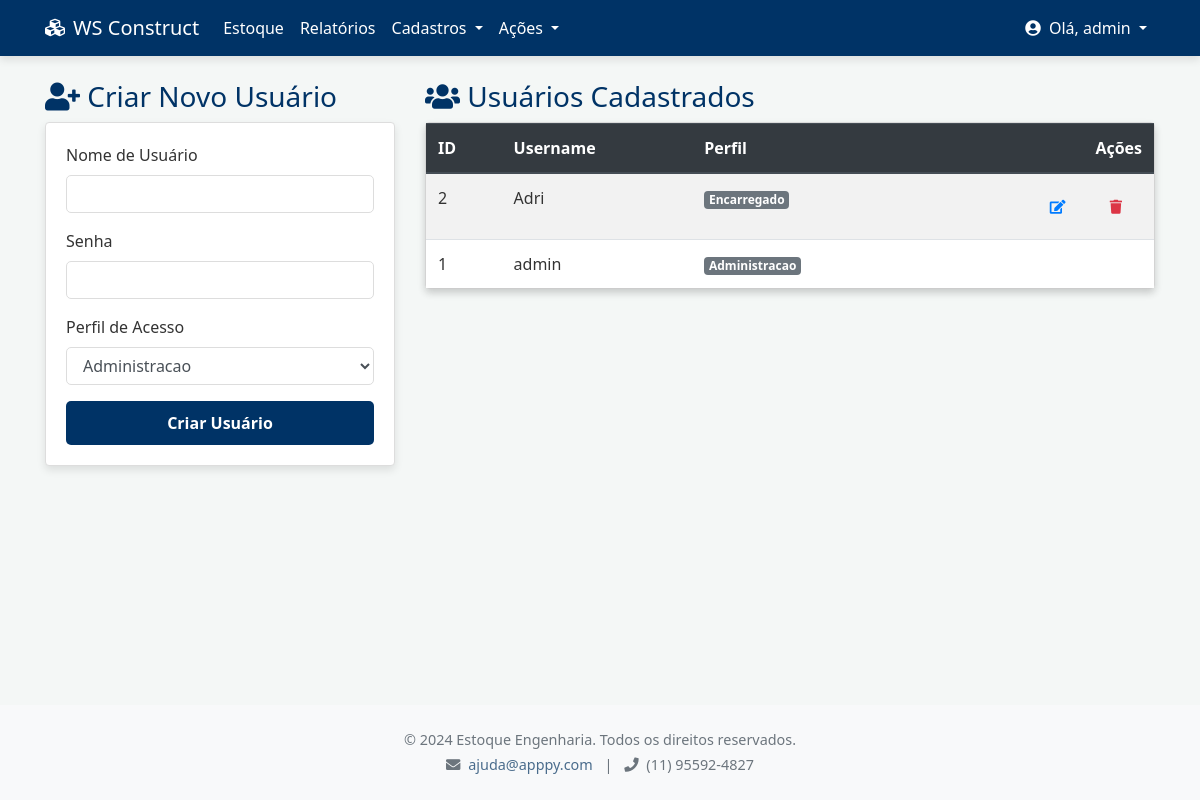
Screenshot of /admin/usuarios (signed in) with the database file from the repository.
### tables this page shows
CREATE TABLE usuarios (
        id INTEGER PRIMARY KEY AUTOINCREMENT,
        username TEXT UNIQUE NOT NULL,
        password_hash TEXT NOT NULL,
        role TEXT NOT NULL CHECK(role IN ('administracao', 'engenheiro', 'encarregado', 'comercial'))
    );

### app.py (the view, shortened to what this page needs)
@app.route('/admin/usuarios', methods=['GET', 'POST'])
def gerenciar_usuarios():
    usuario = session.get('usuario')
    if not usuario or usuario['role'] != 'administracao':
        flash("Acesso negado. Apenas administradores podem gerenciar usuários.", "danger")
        return redirect(url_for('dashboard'))
    lista_de_usuarios = auth.listar_usuarios()
    perfis_disponiveis = auth.PERMISSOES.keys()
    return render_template('admin_usuarios.html', usuario=usuario, usuarios=lista_de_usuarios, perfis=perfis_disponiveis)

### app.py (called while the page is built)
@app.context_processor
def inject_permissions():
    return dict(PERMISSOES=auth.PERMISSOES)

@app.context_processor
def inject_auth():
    return dict(auth=auth)

@app.context_processor
def inject_notifications():
    if 'usuario' in session and session['usuario']['role'] == 'administracao':
        pedidos_pendentes_count = len(pedidos.listar_pedidos_pendentes())
        return dict(pedidos_pendentes_count=pedidos_pendentes_count)
    return dict(pedidos_pendentes_count=0)

### auth.py (called while the page is built)
def listar_usuarios():
    conn = conectar_bd()
    if not conn:
        return []
    cursor = conn.cursor()
    cursor.execute("SELECT id, username, role FROM usuarios ORDER BY username")
    usuarios = cursor.fetchall()
    conn.close()
    return [dict(user) for user in usuarios]

### database.py (called while the page is built)
def conectar_bd():
    try:
        conn = sqlite3.connect(DB_NAME)
        conn.row_factory = sqlite3.Row  # Permite acessar colunas pelo nome
        return conn
    except sqlite3.Error as e:
        logging.error(f"Erro ao conectar ao banco de dados: {e}")
        return None

### pedidos.py (called while the page is built)
def listar_pedidos_pendentes():
    conn = conectar_bd()
    if not conn: return []
    cursor = conn.cursor()
    cursor.execute("""
        SELECT p.id, p.data_solicitacao, p.tipo, p.quantidade, p.justificativa,
               i.nome as item_nome, u.username as solicitante_nome, o.nome as obra_nome
        FROM pedidos p
        JOIN itens_estoque i ON p.item_id = i.id
        JOIN usuarios u ON p.solicitante_id = u.id
        LEFT JOIN obras o ON p.obra_id = o.id
        WHERE p.status = 'pendente'
        ORDER BY p.data_solicitacao ASC
    """)
    pedidos = cursor.fetchall()
    conn.close()
    return [dict(p) for p in pedidos]

### templates/admin_usuarios.html (shortened to what this page needs)
{% extends "base.html" %}
{% block content %}
        <div class="row">
            <div class="col-md-4">
                <h3><i class="fas fa-user-plus"></i> Criar Novo Usuário</h3>
                <div class="card">
                    <div class="card-body">
                        <form action="{{ url_for('gerenciar_usuarios') }}" method="post">
                            <div class="form-group">
                                <label for="username">Nome de Usuário</label>
                                <input type="text" name="username" class="form-control" required>
                            </div>
                            <div class="form-group">
                                <label for="password">Senha</label>
                                <input type="password" name="password" class="form-control" required>
                            </div>
                            <div class="form-group">
                                <label for="role">Perfil de Acesso</label>
                                <select name="role" class="form-control" required>
                                    {% for perfil in perfis %}
                                    <option value="{{ perfil }}">{{ perfil|capitalize }}</option>
                                    {% endfor %}
                                </select>
                            </div>
                            <button type="submit" class="btn btn-primary btn-block">Criar Usuário</button>
                        </form>
                    </div>
                </div>
            </div>
            <div class="col-md-8">
                <h3><i class="fas fa-users"></i> Usuários Cadastrados</h3>
                <div class="card"><div class="card-body p-0"><table class="table table-striped table-hover mb-0">
                    <thead class="thead-dark">
                        <tr>
                            <th>ID</th>
                            <th>Username</th>
                            <th>Perfil</th>
                            <th class="text-right">Ações</th>
                        </tr>
                    </thead>
                    <tbody>
                        {% for u in usuarios %}
                        <tr>
                            <td>{{ u.id }}</td>
                            <td>{{ u.username }}</td>
                            <td><span class="badge badge-secondary">{{ u.role|capitalize }}</span></td>
                            <td class="text-right">
                                {% if u.id != usuario.id %}
                                <a href="{{ url_for('editar_usuario', id=u.id) }}" class="btn btn-sm btn-outline-primary">
                                    <i class="fas fa-edit"></i>
                                </a>
                                <a href="{{ url_for('excluir_usuario', id=u.id) }}" class="btn btn-sm btn-outline-danger" onclick="return confirm('Tem certeza que deseja excluir o usuário {{ u.username }}? Esta ação não pode ser desfeita.');">
                                    <i class="fas fa-trash"></i>
                                </a>
                                {% endif %}
                            </td>
                        </tr>
                        {% else %}
                        <tr>
                            <td colspan="4" class="text-center">Nenhum usuário cadastrado.</td>
                        </tr>
                        {% endfor %}
                    </tbody>
                </table></div></div>
            </div>
        </div>
{% endblock %}

### templates/base.html (shortened to what this page needs)
<!DOCTYPE html>
<html lang="pt-br">
<head>
    <link rel="stylesheet" href="https://cdnjs.cloudflare.com/ajax/libs/font-awesome/5.15.3/css/all.min.css">
    <link rel="stylesheet" href="https://stackpath.bootstrapcdn.com/bootstrap/4.5.2/css/bootstrap.min.css">
    <link rel="stylesheet" href="{{ url_for('static', filename='css/style.css') }}">
</head>
<body>
    <nav class="navbar navbar-expand-lg navbar-dark">
        <div class="container">
            <a class="navbar-brand" href="{{ url_for('dashboard') }}">
                <i class="fas fa-cubes mr-2"></i>WS Construct</a>
            <div class="collapse navbar-collapse" id="navbarNav">
                <ul class="navbar-nav mr-auto">
                    <li class="nav-item">
                        <a class="nav-link" href="{{ url_for('ver_estoque') }}">Estoque</a>
                    </li>
                    <li class="nav-item">
                        <a class="nav-link" href="{{ url_for('ver_relatorios') }}">Relatórios</a>
                    </li>
                    {% if usuario.role == 'administracao' %}
                    <li class="nav-item dropdown">
                        <a class="nav-link dropdown-toggle" href="#" id="cadastrosDropdown" role="button" data-toggle="dropdown" aria-haspopup="true" aria-expanded="false">
                            Cadastros
                        </a>
                    </li>
                    <li class="nav-item dropdown">
                        <a class="nav-link dropdown-toggle" href="#" id="acoesDropdown" role="button" data-toggle="dropdown" aria-haspopup="true" aria-expanded="false">
                            Ações {% if pedidos_pendentes_count > 0 %}<span class="badge badge-pill badge-danger">{{ pedidos_pendentes_count }}</span>{% endif %}
                        </a>
                    </li>
                    {% endif %}
                </ul>
                <div class="navbar-nav">
                    <div class="nav-item dropdown">
                        <a class="nav-link dropdown-toggle" href="#" id="userDropdown" role="button" data-toggle="dropdown" aria-haspopup="true" aria-expanded="false">
                            <i class="fas fa-user-circle mr-1"></i> Olá, {{ usuario.username }}
                        </a>
                    </div>
                </div>
            </div>
        </div>
    </nav>
    <main class="container mt-4">
        {% block content %}{% endblock %}
    </main>
    <footer class="mt-5 py-4 text-center text-muted bg-light">
        <div class="container">
            <p class="mb-1">&copy; 2024 Estoque Engenharia. Todos os direitos reservados.</p>
            <p class="mb-0">
                <i class="fas fa-envelope mr-1"></i>
                <a href="mailto:suporte@estoqueengenharia.com">ajuda@apppy.com</a>
                <span class="mx-2">|</span>
                <i class="fas fa-phone mr-1"></i>
                <span>(11) 95592-4827</span>
            </p>
        </div>
    </footer>
</body>
</html>

### static/css/style.css (style rules this page uses)
:root { --cor-primaria: #003366; --cor-secundaria: #4a6c8c; --cor-fundo: #f4f7f6; --cor-texto: #333333; --cor-borda: #dddddd; --cor-sucesso: #28a745; --cor-perigo: #dc3545; --cor-aviso: #ffc107; --cor-info: #17a2b8; --cor-branco: #ffffff; --sombra-padrao: 0 4px 8px rgba(0, 0, 0, 0.1); }
body { font-family: 'Segoe UI', Tahoma, Geneva, Verdana, sans-serif; background-color: var(--cor-fundo); background-attachment: fixed; color: var(--cor-texto); animation: fadeIn 0.5s ease-in-out; display: flex; flex-direction: column; min-height: 100vh; }
h1, h2, h3, h4, h5, h6 { color: var(--cor-primaria); }
main { flex: 1; }
a { color: var(--cor-secundaria); transition: color 0.3s ease; }
.navbar { background-color: var(--cor-primaria); box-shadow: var(--sombra-padrao); }
.navbar .navbar-brand, .navbar .nav-link { color: var(--cor-branco) !important; transition: opacity 0.3s ease; }
.btn { border-radius: 5px; padding: 10px 20px; font-weight: bold; transition: transform 0.2s ease, box-shadow 0.2s ease; border: none; }
.btn-primary { background-color: var(--cor-primaria); color: var(--cor-branco); }
.table { background-color: var(--cor-branco); box-shadow: var(--sombra-padrao); color: #333; }
.table thead th { background-color: var(--cor-secundaria); color: var(--cor-branco); border-bottom: 2px solid var(--cor-primaria); }
.table-hover tbody tr { transition: background-color 0.3s ease, transform 0.2s ease; }
.form-control { border-radius: 5px; border: 1px solid var(--cor-borda); transition: border-color 0.3s ease, box-shadow 0.3s ease; }
.card { background-color: var(--cor-branco); border: 1px solid var(--cor-borda); color: #333; box-shadow: var(--sombra-padrao); transition: transform 0.3s ease, box-shadow 0.3s ease; animation: fadeIn 0.6s; }
footer { font-size: 0.9rem; }
footer a { color: var(--cor-secundaria); font-weight: 500; }

### rows the page displays
usuarios: username "admin", id "1", role "Administracao"
usuarios: id "2", username "Adri", role "Encarregado"

### other values shown
form field role "Administracao"
